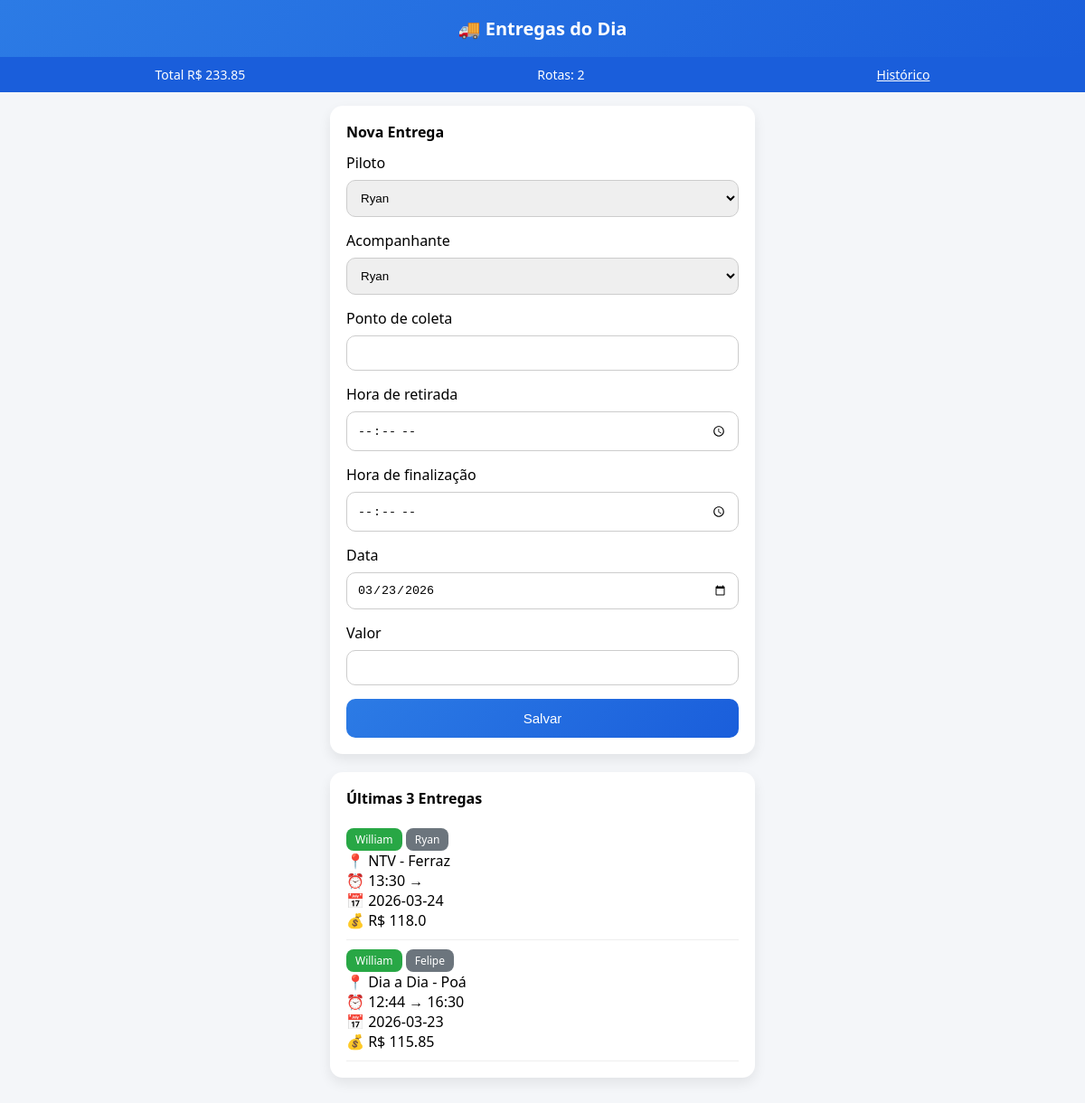
The page / on the database its author committed.
### tables this page shows
CREATE TABLE entregas (
            id INTEGER PRIMARY KEY AUTOINCREMENT,
            piloto TEXT,
            acompanhante TEXT,
            ponto_coleta TEXT,
            hora_retirada TEXT,
            hora_finalizacao TEXT,
            data_entrega TEXT,
            valor REAL
        );

### app.py (the view)
@app.route('/')
def index():
    conn = get_db()
    entregas = conn.execute("""
        SELECT * FROM entregas
        ORDER BY id DESC
        LIMIT 3
    """).fetchall()
    resumo = conn.execute("""
        SELECT
            COUNT(*) as total_rotas,
            COALESCE(SUM(valor),0) as total_valor
        FROM entregas
    """).fetchone()
    conn.close()
    return render_template(
        'index.html',
        entregas=entregas,
        total_rotas=resumo['total_rotas'],
        total_valor=resumo['total_valor'],
        date=date
    )

### app.py (called while the page is built)
def get_db():
    conn = sqlite3.connect('database.db')
    conn.row_factory = sqlite3.Row
    return conn

### templates/index.html (shortened to what this page needs)
<!DOCTYPE html>
<html lang="pt-br">
<head>
</head>
<body>
<header>🚚 Entregas do Dia</header>
<div class="menu">
    <div>Total R$ {{ total_valor }}</div>
    <div>Rotas: {{ total_rotas }}</div>
    <div><a href="/historico" style="color:white;">Histórico</a></div>
</div>
<div class="container">
<div class="card">
<div class="title">Nova Entrega</div>
<form action="/add" method="post">
<label>Piloto</label>
<select name="piloto">
    <option>Ryan</option>
</select>
<label>Acompanhante</label>
<select name="acompanhante">
    <option>Ryan</option>
</select>
<label>Ponto de coleta</label>
<input type="text" name="ponto">
<label>Hora de retirada</label>
<input type="time" name="retirada">
<label>Hora de finalização</label>
<input type="time" name="finalizacao">
<label>Data</label>
<input type="date" name="data_entrega" value="{{ date.today() }}">
<label>Valor</label>
<input type="number" step="0.01" name="valor">
<button type="submit">Salvar</button>
</form>
</div>
<div class="card">
<div class="title">Últimas 3 Entregas</div>
{% for e in entregas %}
<a href="/detalhes/{{ e[0] }}" class="det-link">
<div class="entrega">
<span class="badge piloto">{{ e[1] }}</span>
<span class="badge acomp">{{ e[2] }}</span><br>
📍 {{ e[3] }} <br>
⏰ {{ e[4] }} → {{ e[5] }} <br>
📅 {{ e[6] }} <br>
💰 R$ {{ e[7] }}
</div>
</a>
{% endfor %}
</div>
</div>
</body>
</html>

### templates/index.html (style rules this page uses)
* { margin: 0; padding: 0; box-sizing: border-box; }
body { font-family: 'Segoe UI', Arial; background: #f4f6f9; }
header { background: linear-gradient(135deg, #2c7be5, #1a5edb); color: white; padding: 18px; text-align: center; font-size: 20px; font-weight: bold; position: sticky; top: 0; }
.menu { background: #1a5edb; padding: 10px; display: flex; justify-content: space-around; color: white; font-size: 14px; }
.container { max-width: 500px; margin: auto; padding: 15px; }
.card { background: white; padding: 18px; border-radius: 14px; margin-bottom: 20px; box-shadow: 0 6px 14px rgba(0,0,0,0.08); overflow: hidden; transition: 0.2s; }
.title { font-weight: bold; margin-bottom: 12px; font-size: 16px; }
input, select { width: 100%; padding: 11px; margin: 8px 0 15px 0; border-radius: 10px; border: 1px solid #ccc; transition: 0.2s; }
button { width: 100%; padding: 13px; background: linear-gradient(135deg, #2c7be5, #1a5edb); color: white; border: none; border-radius: 10px; font-size: 15px; cursor: pointer; transition: 0.2s; }
.badge { display: inline-block; padding: 4px 10px; border-radius: 8px; font-size: 12px; color: white; }
.piloto { background: #28a745; }
.acomp { background: #6c757d; }
.entrega { border-bottom: 1px solid #eee; padding: 10px 0; cursor: pointer; transition: 0.2s; }
.det-link { text-decoration: none; color: inherit; }

### rows shown on the page
entregas: piloto "William", acompanhante "Ryan", ponto_coleta "NTV - Ferraz", hora_retirada "13:30", data_entrega "2026-03-24", valor "118.0"
entregas: piloto "William", acompanhante "Felipe", ponto_coleta "Dia a Dia - Poá", hora_retirada "12:44", hora_finalizacao "16:30", data_entrega "2026-03-23", valor "115.85"

### other values the page prints
{{ total_valor }} "233.85"
{{ total_rotas }} "2"
